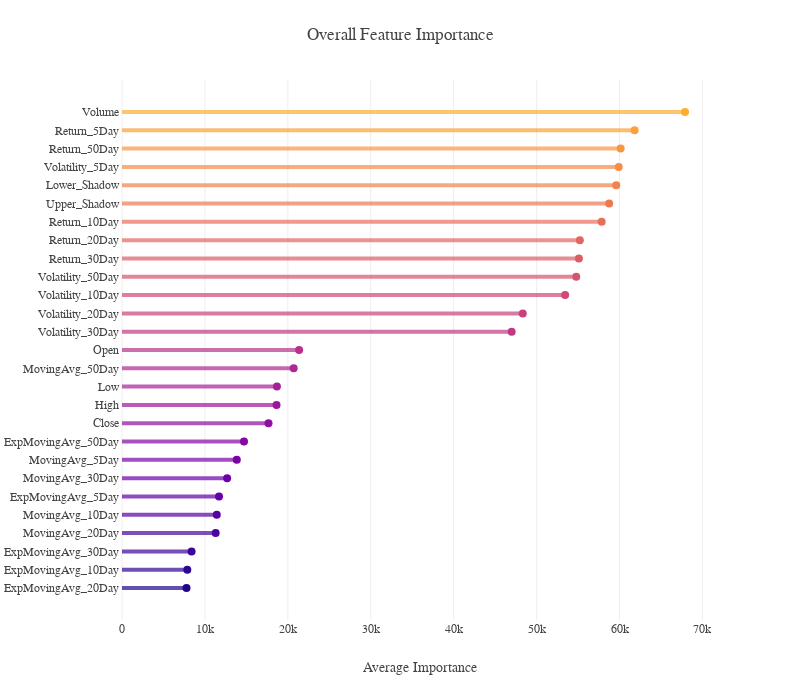

This figure's notebook cell:
### Code cell
feat_importance['avg'] = feat_importance.mean(axis=1)
feat_importance = feat_importance.sort_values(by='avg',ascending=True)
pal=sns.color_palette("plasma_r", 32).as_hex()[2:]

fig=go.Figure()
for i in range(len(feat_importance.index)):
    fig.add_shape(dict(type="line", y0=i, y1=i, x0=0, x1=feat_importance['avg'][i], 
                       line_color=pal[::-1][i],opacity=0.7,line_width=4))
fig.add_trace(go.Scatter(x=feat_importance['avg'], y=feat_importance.index, mode='markers', 
                         marker_color=pal[::-1], marker_size=8,
                         hovertemplate='%{y} Importance = %{x:.0f}<extra></extra>'))
fig.update_layout(template=temp,title='Overall Feature Importance', 
                  xaxis=dict(title='Average Importance',zeroline=False),
                  yaxis_showgrid=False, margin=dict(l=120,t=80),
                  height=700, width=800)
fig.show()

### Figure 1 — Plotly figure (JSON) as saved in the notebook; plotly's stock layout.template omitted (floating-point values rounded to 4 significant figures)
{"data": [{"hovertemplate": "%{y} Importance = %{x:.0f}<extra></extra>", "marker": {"color": ["#20068f", "#2f0596", "#3e049c", "#4b03a1", "#5601a4", "#6300a7", "#6f00a8", "#7b02a8", "#8606a6", "#910ea3", "#9c179e", "#a62098", "#ae2892", "#b7318a", "#c03a83", "#c8437b", "#ce4b75", "#d5546e", "#dc5d67", "#e26660", "#e76f5a", "#ed7953", "#f1834c", "#f68d45", "#f9973f", "#fba238", "#fdae32", "#feba2c", "#fdc527", "#fcd225"], "size": 8}, "mode": "markers", "type": "scatter", "x": [7779.0, 7876.0, 8392.0, 11300.0, 11430.0, 11700.0, 12680.0, 13840.0, 14720.0, 17670.0, 18640.0, 18680.0, 20700.0, 21360.0, 46990.0, 48340.0, 53440.0, 54780.0, 55100.0, 55220.0, 57850.0, 58750.0, 59600.0, 59910.0, 60140.0, 61820.0, 67900.0], "y": ["ExpMovingAvg_20Day", "ExpMovingAvg_10Day", "ExpMovingAvg_30Day", "MovingAvg_20Day", "MovingAvg_10Day", "ExpMovingAvg_5Day", "MovingAvg_30Day", "MovingAvg_5Day", "ExpMovingAvg_50Day", "Close", "High", "Low", "MovingAvg_50Day", "Open", "Volatility_30Day", "Volatility_20Day", "Volatility_10Day", "Volatility_50Day", "Return_30Day", "Return_20Day", "Return_10Day", "Upper_Shadow", "Lower_Shadow", "Volatility_5Day", "Return_50Day", "Return_5Day", "Volume"]}], "layout": {"height": 700, "margin": {"l": 120, "t": 80}, "shapes": [{"line": {"color": "#20068f", "width": 4}, "opacity": 0.7, "type": "line", "x0": 0, "x1": 7779.0, "y0": 0, "y1": 0}, {"line": {"color": "#2f0596", "width": 4}, "opacity": 0.7, "type": "line", "x0": 0, "x1": 7876.0, "y0": 1, "y1": 1}, {"line": {"color": "#3e049c", "width": 4}, "opacity": 0.7, "type": "line", "x0": 0, "x1": 8392.0, "y0": 2, "y1": 2}, {"line": {"color": "#4b03a1", "width": 4}, "opacity": 0.7, "type": "line", "x0": 0, "x1": 11300.0, "y0": 3, "y1": 3}, {"line": {"color": "#5601a4", "width": 4}, "opacity": 0.7, "type": "line", "x0": 0, "x1": 11430.0, "y0": 4, "y1": 4}, {"line": {"color": "#6300a7", "width": 4}, "opacity": 0.7, "type": "line", "x0": 0, "x1": 11700.0, "y0": 5, "y1": 5}, {"line": {"color": "#6f00a8", "width": 4}, "opacity": 0.7, "type": "line", "x0": 0, "x1": 12680.0, "y0": 6, "y1": 6}, {"line": {"color": "#7b02a8", "width": 4}, "opacity": 0.7, "type": "line", "x0": 0, "x1": 13840.0, "y0": 7, "y1": 7}, {"line": {"color": "#8606a6", "width": 4}, "opacity": 0.7, "type": "line", "x0": 0, "x1": 14720.0, "y0": 8, "y1": 8}, {"line": {"color": "#910ea3", "width": 4}, "opacity": 0.7, "type": "line", "x0": 0, "x1": 17670.0, "y0": 9, "y1": 9}, {"line": {"color": "#9c179e", "width": 4}, "opacity": 0.7, "type": "line", "x0": 0, "x1": 18640.0, "y0": 10, "y1": 10}, {"line": {"color": "#a62098", "width": 4}, "opacity": 0.7, "type": "line", "x0": 0, "x1": 18680.0, "y0": 11, "y1": 11}, {"line": {"color": "#ae2892", "width": 4}, "opacity": 0.7, "type": "line", "x0": 0, "x1": 20700.0, "y0": 12, "y1": 12}, {"line": {"color": "#b7318a", "width": 4}, "opacity": 0.7, "type": "line", "x0": 0, "x1": 21360.0, "y0": 13, "y1": 13}, {"line": {"color": "#c03a83", "width": 4}, "opacity": 0.7, "type": "line", "x0": 0, "x1": 46990.0, "y0": 14, "y1": 14}, {"line": {"color": "#c8437b", "width": 4}, "opacity": 0.7, "type": "line", "x0": 0, "x1": 48340.0, "y0": 15, "y1": 15}, {"line": {"color": "#ce4b75", "width": 4}, "opacity": 0.7, "type": "line", "x0": 0, "x1": 53440.0, "y0": 16, "y1": 16}, {"line": {"color": "#d5546e", "width": 4}, "opacity": 0.7, "type": "line", "x0": 0, "x1": 54780.0, "y0": 17, "y1": 17}, {"line": {"color": "#dc5d67", "width": 4}, "opacity": 0.7, "type": "line", "x0": 0, "x1": 55100.0, "y0": 18, "y1": 18}, {"line": {"color": "#e26660", "width": 4}, "opacity": 0.7, "type": "line", "x0": 0, "x1": 55220.0, "y0": 19, "y1": 19}, {"line": {"color": "#e76f5a", "width": 4}, "opacity": 0.7, "type": "line", "x0": 0, "x1": 57850.0, "y0": 20, "y1": 20}, {"line": {"color": "#ed7953", "width": 4}, "opacity": 0.7, "type": "line", "x0": 0, "x1": 58750.0, "y0": 21, "y1": 21}, {"line": {"color": "#f1834c", "width": 4}, "opacity": 0.7, "type": "line", "x0": 0, "x1": 59600.0, "y0": 22, "y1": 22}, {"line": {"color": "#f68d45", "width": 4}, "opacity": 0.7, "type": "line", "x0": 0, "x1": 59910.0, "y0": 23, "y1": 23}, {"line": {"color": "#f9973f", "width": 4}, "opacity": 0.7, "type": "line", "x0": 0, "x1": 60140.0, "y0": 24, "y1": 24}, {"line": {"color": "#fba238", "width": 4}, "opacity": 0.7, "type": "line", "x0": 0, "x1": 61820.0, "y0": 25, "y1": 25}, {"line": {"color": "#fdae32", "width": 4}, "opacity": 0.7, "type": "line", "x0": 0, "x1": 67900.0, "y0": 26, "y1": 26}], "title": {"text": "Overall Feature Importance"}, "width": 800, "xaxis": {"title": {"text": "Average Importance"}, "zeroline": false}, "yaxis": {"showgrid": false}}}
